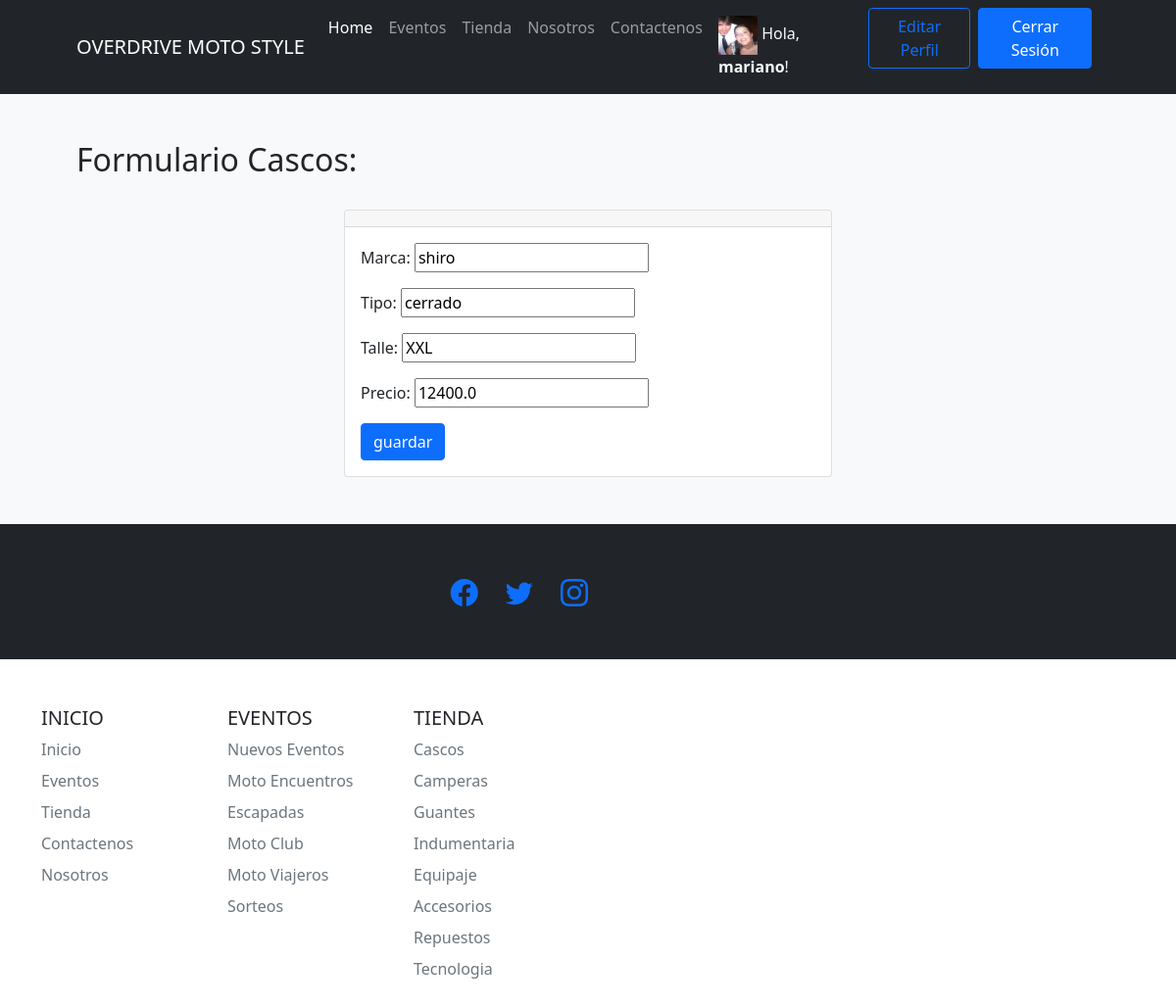
Screenshot of /tiendaapp/editar_casco/1/ (signed in) with the database file from the repository.
### tiendaapp/models.py (models this page shows)
class Avatar(models.Model):
    usuario = models.OneToOneField(User, on_delete=models.CASCADE)
    imagen = models.ImageField(upload_to='avatar/', blank=True, null=True)

class casco(models.Model):
    marca = models.CharField("Marca", max_length=30)
    tipo = models.CharField("Tipo", max_length=30)
    talle = models.CharField("Talle", max_length=6)
    precio = models.FloatField ("Precio $")

### tiendaapp/views.py (the view, shortened to what this page needs)
# urls.py: path('editar_casco/<casco_id>/', editar_casco, name="editar_casco"),
def editar_casco(request, casco_id):
    Casco = casco.objects.get(id=casco_id)
    formulario = CascoFormulario(initial={"marca":Casco.marca,"tipo":Casco.tipo, "talle":Casco.talle, "precio":Casco.precio })
    return render(request,"tiendaapp/formulario_casco.html",{"form":formulario})

### tiendaapp/forms.py
class CascoFormulario(forms.Form):
    marca = forms.CharField()
    tipo = forms.CharField()
    talle = forms.CharField()
    precio = forms.FloatField()

### tiendaapp/templates/tiendaapp/formulario_casco.html (shortened to what this page needs)
{% extends 'tiendaapp/base.html' %}
{% load static %}
{% block contenidoPagina %}
{% if user.is_staff %}
<section class="bg-light py-5">
    <div class="container px-5">
        <h2>Formulario Cascos:</h2>
        <br>
        <div class="row gx-5 justify-content-center">
            <div class="col-lg-6">
                <div class="card">
                    <div class="card-header text-center">
                    </div>
                    <div class="card-body">
                        <form action="" method="post">
                            {{ form.as_p }}
                            <input type="submit" class="btn btn-primary" value="guardar">
                        </form>
                    </div>
                </div>
            </div>
        </div>
    </div>
</section>
{% endif %}
{% endblock %}

### tiendaapp/templates/tiendaapp/base.html (shortened to what this page needs)
{% load static %}
<!DOCTYPE html>
<html lang="es-la">
    <head>
        <link rel="stylesheet" href="https://cdn.jsdelivr.net/npm/bootstrap-icons@1.8.3/font/bootstrap-icons.css">
        <link href="{% static 'css/styles.css'%}" rel="stylesheet" />
    </head>
    <body>
        <nav class="navbar navbar-expand-lg navbar-dark bg-dark">
            <div class="container px-5">
                <a class="navbar-brand" href="{% url 'index' %}">OVERDRIVE MOTO STYLE</a>
               <div class="collapse navbar-collapse" id="navbarSupportedContent">
                    <ul class="navbar-nav ms-auto mb-2 mb-lg-0">
                        <li class="nav-item"><a class="nav-link active" aria-current="page" href="{% url 'index' %}">Home</a></li>
                        <li class="nav-item"><a class="nav-link" href="{% url 'Eventos' %}">Eventos</a></li>
                        <li class="nav-item"><a class="nav-link" href="{% url 'tienda' %}">Tienda</a></li>
                        <li class="nav-item"><a class="nav-link" href="{% url 'nosotros' %}">Nosotros</a></li>
                        <li class="nav-item"><a class="nav-link" href="{% url 'contacto' %}">Contactenos</a></li>
                        {% if user.is_authenticated %}
                            <li class="nav-item"><p class="text-light my-2 mx-2">
                                {% if user.avatar.imagen %}
                                    <img src="{{ user.avatar.imagen.url }}" style="width: 40px; height: 40px;" alt="">
                                {% else %}
                                    <i class="bi bi-person-bounding-box"></i>
                                {% endif %}
                                Hola, <b>{{user.username}}</b>!</p></li>
                            <li class="nav-item"><a class="btn btn-outline-primary" href="{% url 'editar_perfil' %}">Editar Perfil</a></li>
                            <li class="nav-item"><a class="btn btn-primary mx-2" href="{% url 'logout' %}">Cerrar Sesión</a></li>
                        {% else %}
                            <li class="nav-item"><a class="btn btn-primary mx-2" href="{% url 'login' %}">Iniciar Sesión</a></li>
                            <li class="nav-item"><a class="btn btn-outline-primary" href="{% url 'register' %}">Registrarse</a></li>
                        {% endif %}
                    </ul>
                </div>
            </div>
        </nav>
        {% block contenidoPagina %}
        {% endblock %}
        <footer class="py-5 bg-dark">
            <div class="container px-4 px-lg-5">
                <div class="col-lg-6 h-100 text-center text-lg-end my-auto">
                    <ul class="list-inline mb-0">
                        <li class="list-inline-item me-4">
                            <a href="{% url 'en_construccion'%}" ><i class="bi-facebook fs-3"></i></a>
                        </li>
                        <li class="list-inline-item me-4">
                            <a href="{% url 'en_construccion'%}" ><i class="bi-twitter fs-3"></i></a>
                        </li>
                        <li class="list-inline-item">
                            <a href="{% url 'en_construccion'%}" ><i class="bi-instagram fs-3"></i></a>
                        </li>
                    </ul>
                </div>
        </footer>
    </body>
</html>
</html>
    </body>
        <div class="container">
            <footer class="py-5">
            <div class="row">
                <div class="col-6 col-md-2 mb-3">
                <h5>INICIO</h5>
                <ul class="nav flex-column">
                    <li class="nav-item mb-2"><a href="{% url 'index' %}" class="nav-link p-0 text-muted">Inicio</a></li>
                    <li class="nav-item mb-2"><a href="{% url 'Eventos' %}" class="nav-link p-0 text-muted">Eventos</a></li>
                    <li class="nav-item mb-2"><a href="{% url 'tienda' %}" class="nav-link p-0 text-muted">Tienda</a></li>
                    <li class="nav-item mb-2"><a href="{% url 'contacto' %}" class="nav-link p-0 text-muted">Contactenos</a></li>
                    <li class="nav-item mb-2"><a href="{% url 'nosotros' %}" class="nav-link p-0 text-muted">Nosotros</a></li>
                </ul>
                </div>
                <div class="col-6 col-md-2 mb-3">
                <h5>EVENTOS</h5>
                <ul class="nav flex-column">
                   {% if user.is_staff %}
                    <li class="nav-item mb-2"><a href="{% url 'crear_Evento' %}"  class="nav-link p-0 text-muted">Nuevos Eventos</a></li>
                   {% endif %}
                    <li class="nav-item mb-2"><a href="{% url 'Eventos' %}" class="nav-link p-0 text-muted">Moto Encuentros</a></li>
                    <li class="nav-item mb-2"><a href="{% url 'en_construccion'%}" class="nav-link p-0 text-muted">Escapadas</a></li>
                    <li class="nav-item mb-2"><a href="{% url 'en_construccion'%}" class="nav-link p-0 text-muted">Moto Club</a></li>
                    <li class="nav-item mb-2"><a href="{% url 'en_construccion'%}" class="nav-link p-0 text-muted">Moto Viajeros</a></li>
                    <li class="nav-item mb-2"><a href="{% url 'en_construccion'%}" class="nav-link p-0 text-muted">Sorteos</a></li>
                </ul>
                </div>
                <div class="col-6 col-md-2 mb-3">
                <h5>TIENDA</h5>
                <ul class="nav flex-column">
                    <li class="nav-item mb-2"><a href="{% url 'cascos' %}"  class="nav-link p-0 text-muted">Cascos</a></li>
                    <li class="nav-item mb-2"><a href="{% url 'camperas' %}"  class="nav-link p-0 text-muted">Camperas</a></li>
                    <li class="nav-item mb-2"><a href="{% url 'guantes' %}"  class="nav-link p-0 text-muted">Guantes</a></li>
                    <li class="nav-item mb-2"><a href="{% url 'indumentaria' %}"  class="nav-link p-0 text-muted">Indumentaria</a></li>
                    <li class="nav-item mb-2"><a href="{% url 'equipaje' %}"  class="nav-link p-0 text-muted">Equipaje</a></li>
                    <li class="nav-item mb-2"><a href="{% url 'accesorios' %}"  class="nav-link p-0 text-muted">Accesorios</a></li>
                    <li class="nav-item mb-2"><a href="{% url 'repuestos' %}"  class="nav-link p-0 text-muted">Repuestos</a></li>
                    <li class="nav-item mb-2"><a href="{% url 'tecnologia' %}"  class="nav-link p-0 text-muted">Tecnologia</a></li>
                </ul>
                </div>
        </div>
    </body>
</html>

### rows the page displays
casco: marca "shiro", tipo "cerrado", talle "XXL", precio "12400.0"

### other values shown
{{ user.username }} "mariano"
